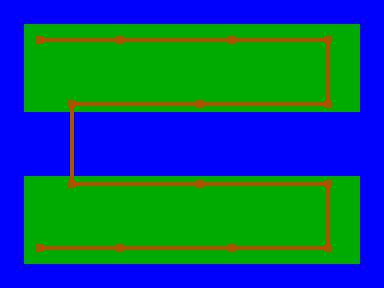

The image is a tile-based game level rendered from a .tmx file. Its description and complete source (layers, tilesets, objects, tile grids) follow:
An orthogonal 24x18 tile map with 16x16 px tiles, 1 tile layer (Tile Layer 1).

<map version="1.0" tiledversion="1.1.4" orientation="orthogonal" renderorder="right-down" width="24" height="18" tilewidth="16" tileheight="16" infinite="0" nextobjectid="1">
 <tileset firstgid="1" source="levelselect.tsx" />
 <layer name="Tile Layer 1" width="24" height="18">
  <data encoding="csv">
5,5,5,5,5,5,5,5,5,5,5,5,5,5,5,5,5,5,5,5,5,5,5,5,
5,3221225487,3221225486,3221225486,3221225486,3221225486,3221225486,3221225486,3221225486,3221225486,3221225486,3221225486,3221225486,3221225486,3221225486,3221225486,3221225486,3221225486,3221225486,3221225486,3221225486,3221225486,1610612751,5,
5,2684354574,2684354581,3,3,3,3,2,3,3,3,3,3,3,2,3,3,3,3,3,1610612740,12,1610612750,5,
5,2684354574,12,12,12,12,12,12,12,12,12,12,12,12,12,12,12,12,12,12,1610612739,12,1610612750,5,
5,2684354574,12,12,12,12,12,12,12,12,12,12,12,12,12,12,12,12,12,12,2684354563,12,1610612750,5,
5,2684354574,12,12,12,12,12,12,12,12,12,12,12,12,12,12,12,12,12,12,2684354563,12,1610612750,5,
5,2684354574,12,12,3221225476,3,3,3,3,3,3,3,2,3,3,3,3,3,3,3,4,12,1610612750,5,
5,5,5,5,11,5,5,5,5,5,5,5,5,5,5,5,5,5,5,5,5,5,5,5,
5,5,5,5,11,5,5,5,5,5,5,5,5,5,5,5,5,5,5,5,5,5,5,5,
5,5,5,5,11,5,5,5,5,5,5,5,5,5,5,5,5,5,5,5,5,5,5,5,
5,5,5,5,11,5,5,5,5,5,5,5,5,5,5,5,5,5,5,5,5,5,5,5,
5,2684354574,12,12,2684354564,3,3,3,3,3,3,3,2,3,3,3,3,3,3,3,1610612740,12,1610612750,5,
5,2684354574,12,12,12,12,12,12,12,12,12,12,12,12,12,12,12,12,12,12,2684354563,12,1610612750,5,
5,2684354574,12,12,12,12,12,12,12,12,12,12,12,12,12,12,12,12,12,12,2684354563,12,1610612750,5,
5,2684354574,12,12,12,12,12,12,12,12,12,12,12,12,12,12,12,12,12,12,2684354563,12,1610612750,5,
5,2684354574,2684354581,3,3,3,3,2,3,3,3,3,3,3,2,3,3,3,3,3,4,12,1610612750,5,
5,2684354575,14,14,14,14,14,14,14,14,14,14,14,14,14,14,14,14,14,14,14,14,15,5,
5,5,5,5,5,5,5,5,5,5,5,5,5,5,5,5,5,5,5,5,5,5,5,5
</data>
 </layer>
</map>
